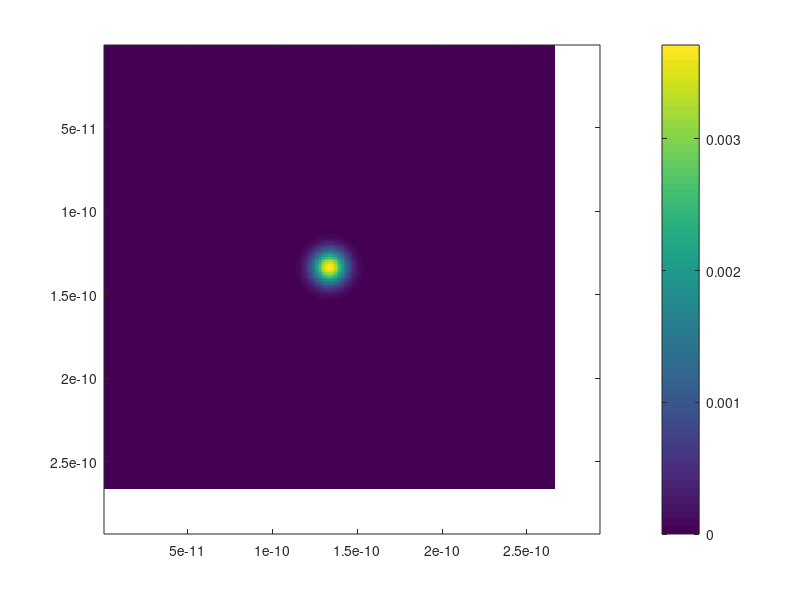

This chart was generated by the following MATLAB code: (Note: this script raises an error after producing the figure.)
%make some fake data for Par coh KF blind deconvolution for Paroma
%L. Waller, Aug 2014, UC Berkeley
%lwaller@alum.mit.edu

clear all; close all; clc

lambda=532e-9;
ps=0.5e-6;
z=[-20:10:20]*10^-6;
n=256;
nummodes=40;     %number of coherent modes (speckle patterns)
x=[1:n]*ps;  
pss=(5*10^-3/n);  %pixel size at source
s=100*10^-4;         %source radius (for gaussian, std of source)
f=100*10^-3;        %focal length of condenser
pscale=pss/ps
pss=lambda*f*ps*pscale;
xsource=[1:n]*pss;

obj=ones(n,n);
%obj(21:n-20,21:n-20)=exp(i*pi*phantom(n-40));  %phase object
obj(floor(n/2)-20:floor(n/2)+2,floor(n/2)-20:floor(n/2)+2)=0;
%
tic
%% make source shape (Gaussian) and object
%seff=s*lambda*f;
alpha=(0.5e-2/s)*(pscale)
win=gausswin(n,alpha);
sourceshape=win*win';sourceshape=sourceshape-min(min(sourceshape));sourceshape=sourceshape/sum(sum(sourceshape));
figure;imagesc(xsource,xsource,sourceshape);colorbar;drawnow
illum=ones(n,n,nummodes);
for nn=1:nummodes
    diffuserAmp=rand(n,n);
    
    
    diffuserAmp=ones(size(diffuserAmp));
    
    diffuserPhase=2*pi*rand(n,n)-pi*ones(n,n);
    source=sourceshape.*diffuserAmp.*exp(i*diffuserPhase);
    illum1=fftshift(fft2(source));
    %illum1=illum1/sqrt(mean(mean(abs(illum1.^2))));
    %figure;imagesc(abs(illum1.*obj));colorbar;colormap gray;drawnow
    illum(:,:,nn)=illum1.*obj;
end
illum=illum/sqrt(mean(mean(mean(abs(illum.^2),3))));
toc

%% propagate it.
IntenvZ=zeros(n,n,length(z));
for zn=1:length(z)
    fieldZ=prop2Dincoh(illum,lambda,z(zn),ps,n,1);
    IntenvZ(:,:,zn)=mean(abs(fieldZ.^2),3);
    figure;imagesc(x*10^6,x*10^6,IntenvZ(:,:,zn),[0 2]);colormap gray;colorbar;axis image;drawnow;
    xlabel('microns');ylabel('microns')
    title(sprintf('Intensity at z=%1.1f microns',z(zn)*10^6))
    drawnow
    toc
end

%% make an coherent beam

IntenvZcoh=zeros(n,n,length(z));
for zn=1:length(z)
    [fieldZ,H]=propagate(obj,lambda,z(zn),ps,n);
    IntenvZcoh(:,:,zn)=abs(fieldZ.^2);
    figure;imagesc(x*10^6,x*10^6,IntenvZcoh(:,:,zn),[0 2]);colormap gray;colorbar;axis image;drawnow;
    xlabel('microns');ylabel('microns')
    title(sprintf('coherent Intensity at z=%1.1f microns',z(zn)*10^6))
    toc
end

figure;imagesc(real(H));colorbar

%% convolve to get coh beam
%for zn=1:length(z)
